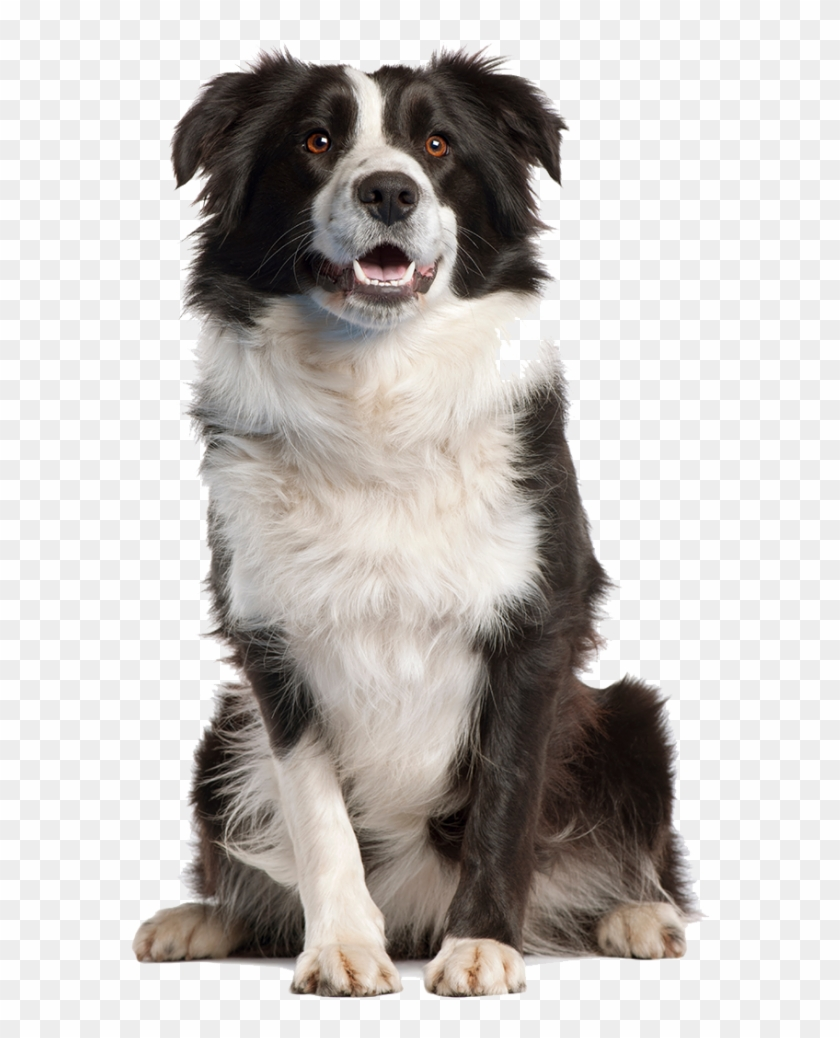
#> input picture Automating_Boring_Stuff_with_python/ManipulatingImages/dog.png, 840 x 1038 px
$ python CopyPasteImage.py
#> lines starting #> are read from the running program, lines starting #| are printed output that depends on the picture
from PIL import Image

# Open file
catIm = Image.open('dog.png')
#> catIm is the input picture: PIL image 840x1038 RGB; mean R, G, B 197.3, 193.4, 190.5
# Creating a deep copy to play with
catCopyIm = catIm.copy()
# Getting cope image to pasted
faceIm = catIm.crop((335, 345, 565, 560))
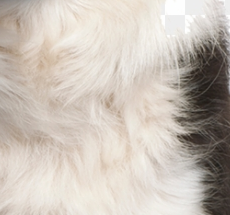
#> faceIm: PIL image 230x215 RGB; mean R, G, B 200, 191.2, 182.2
# Getting size of cropped image
print('Size of croped image:')
print(faceIm.size)
#| (230, 215)
# Pasting crop image to copyImage
catCopyIm.paste(faceIm, (0,0))
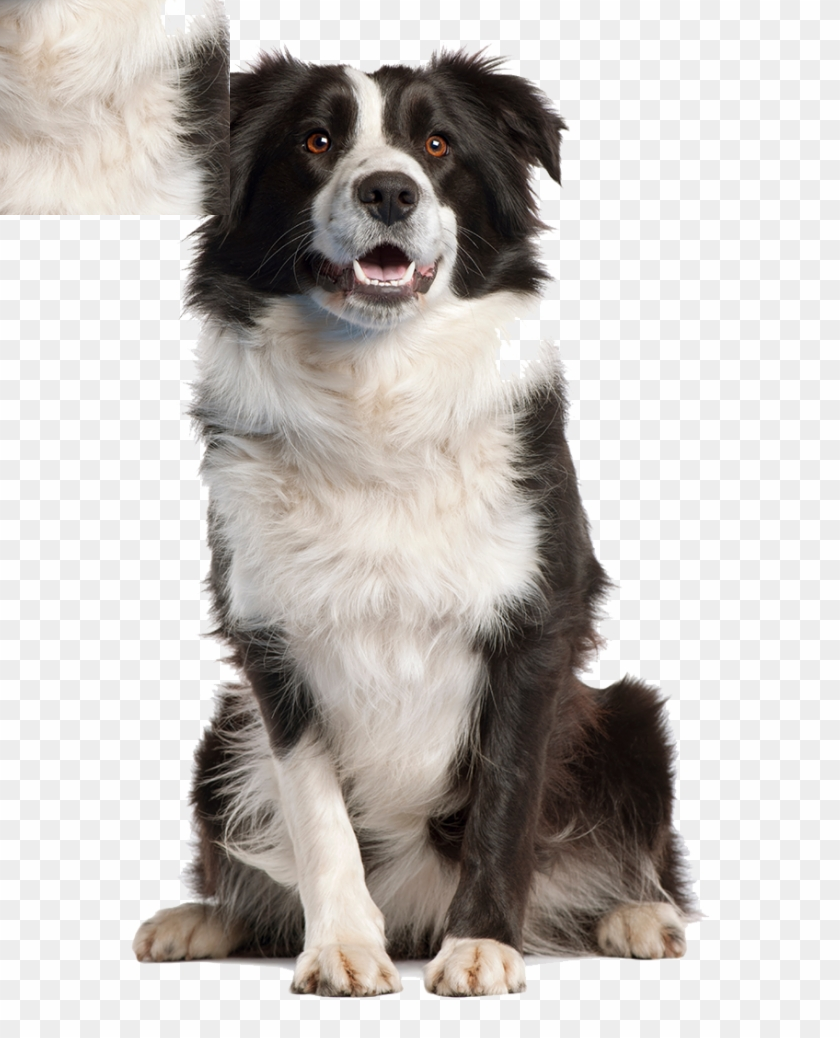
#> catCopyIm: PIL image 840x1038 RGB; mean R, G, B 195.9, 191.5, 188.2
catCopyIm.paste(faceIm, (400, 500))
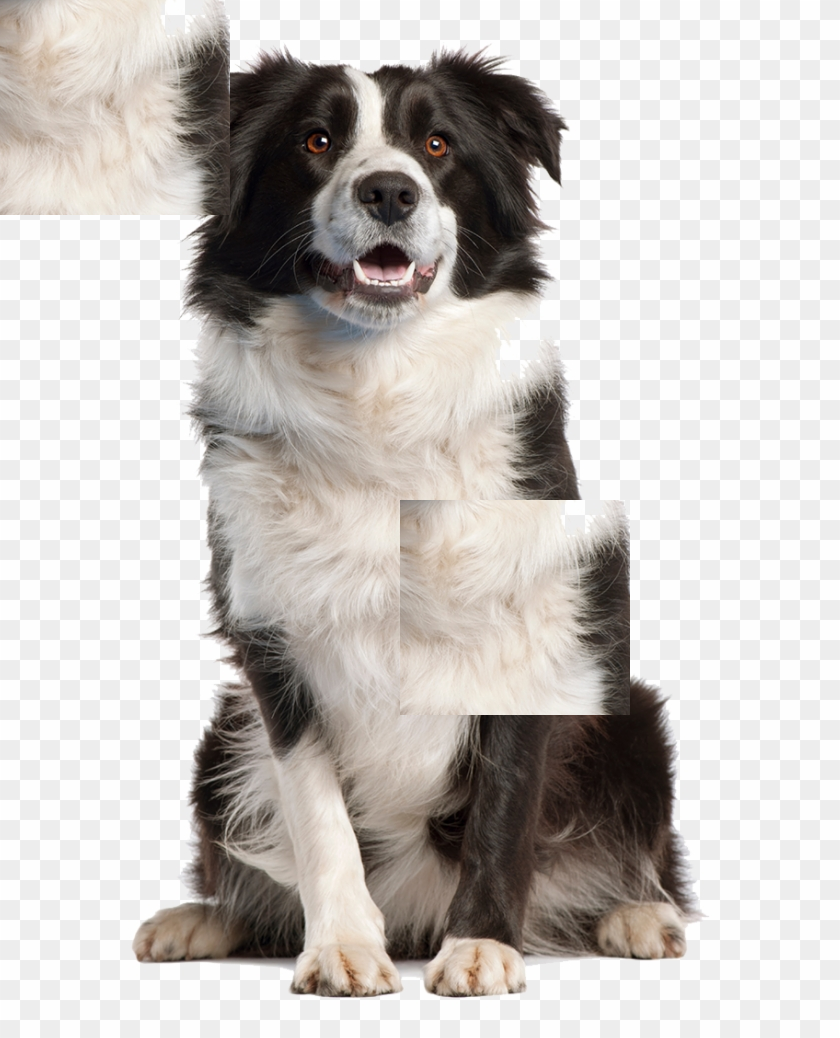
#> catCopyIm: PIL image 840x1038 RGB; mean R, G, B 198.1, 193.6, 190
# Save file
print('Saving new image with name: pasted.png')
catCopyIm.save('pasted.png')
